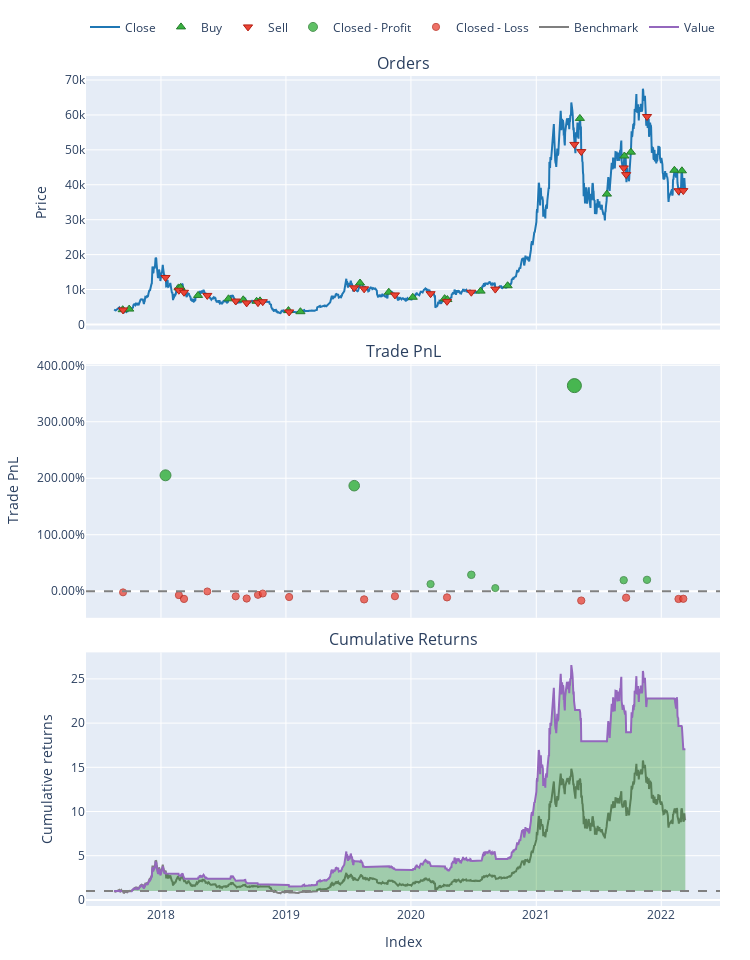

Notebook source saved alongside this figure:
### Code cell
port.plot().show()

### Figure 1 — Plotly figure (JSON) as saved in the notebook; plotly's stock layout.template omitted (floating-point values rounded to 4 significant figures; data arrays with more than 128 entries replaced by an {"elided": "..."} marker saying what was removed)
{"data": [{"legendgroup": "0", "line": {"color": "#1f77b4"}, "name": "Close", "showlegend": true, "type": "scatter", "uid": "d087291f-300a-413d-9121-c4a10a7c9d10", "x": {"elided": "1669 str values"}, "xaxis": "x", "y": {"elided": "1669 float values"}, "yaxis": "y"}, {"customdata": [[0, 23.64, 249.4], [2, 22.26, 244.3], [4, 28.45, 744.3], [6, 26.15, 692.6], [8, 28.86, 598.7], [10, 32.52, 596.4], [12, 30.77, 542.3], [14, 28.49, 472.3], [16, 26.16, 442.0], [18, 42.75, 423.7], [20, 41.79, 380.4], [22, 36.74, 1089.0], [24, 40.37, 931.4], [26, 43.65, 848.7], [28, 51.8, 955.6], [30, 47.81, 851.0], [32, 46.0, 1097.0], [34, 41.79, 1157.0], [36, 36.33, 5360.0], [38, 47.94, 4475.0], [40, 44.33, 5346.0], [42, 38.35, 4732.0], [44, 51.48, 5682.0], [46, 44.57, 4903.0]], "hovertemplate": "Order Id: %{customdata[0]}<br>Timestamp: %{x}<br>Price: %{y}<br>Size: %{customdata[1]:.6f}<br>Fees: %{customdata[2]:.6f}", "legendgroup": "1", "marker": {"color": "#37B13F", "line": {"color": "rgb(38,123,44)", "width": 1}, "size": 8, "symbol": "triangle-up"}, "mode": "markers", "name": "Buy", "type": "scatter", "uid": "3ea9aeef-8fa5-4969-8f92-961df2fc2591", "x": ["2017-09-11T07:00:00", "2017-09-30T07:00:00", "2018-02-21T07:00:00", "2018-02-27T07:00:00", "2018-04-19T07:00:00", "2018-07-17T07:00:00", "2018-08-29T07:00:00", "2018-10-07T07:00:00", "2018-10-17T07:00:00", "2019-01-08T07:00:00", "2019-02-12T07:00:00", "2019-08-05T07:00:00", "2019-10-28T07:00:00", "2020-01-06T07:00:00", "2020-04-08T07:00:00", "2020-04-16T07:00:00", "2020-07-22T07:00:00", "2020-10-09T07:00:00", "2021-05-08T07:00:00", "2021-07-26T07:00:00", "2021-09-15T07:00:00", "2021-10-04T07:00:00", "2022-02-08T07:00:00", "2022-03-02T07:00:00"], "xaxis": "x", "y": [4219.0, 4389.0, 10460.0, 10600.0, 8299.0, 7336.0, 7049.0, 6632.0, 6758.0, 3965.0, 3641.0, 11860.0, 9228.0, 7777.0, 7380.0, 7120.0, 9542.0, 11080.0, 59010.0, 37330.0, 48240.0, 49350.0, 44150.0, 44000.0], "yaxis": "y"}, {"customdata": [[1, 23.64, 245.5], [3, 22.26, 748.0], [5, 28.45, 696.1], [7, 26.15, 601.7], [9, 28.86, 599.4], [11, 32.52, 545.0], [13, 30.77, 474.6], [15, 28.49, 444.2], [17, 26.16, 425.9], [19, 42.75, 382.3], [21, 41.79, 1095.0], [23, 36.74, 936.1], [25, 40.37, 852.9], [27, 43.65, 960.4], [29, 51.8, 855.2], [31, 47.81, 1103.0], [33, 46.0, 1163.0], [35, 41.79, 5387.0], [37, 36.33, 4497.0], [39, 47.94, 5373.0], [41, 44.33, 4755.0], [43, 38.35, 5711.0], [45, 51.48, 4928.0], [47, 44.57, 4270.0]], "hovertemplate": "Order Id: %{customdata[0]}<br>Timestamp: %{x}<br>Price: %{y}<br>Size: %{customdata[1]:.6f}<br>Fees: %{customdata[2]:.6f}", "legendgroup": "2", "marker": {"color": "#EA4335", "line": {"color": "rgb(181,31,18)", "width": 1}, "size": 8, "symbol": "triangle-down"}, "mode": "markers", "name": "Sell", "type": "scatter", "uid": "5ccae022-1a2f-4f2a-8b12-39fca49d3961", "x": ["2017-09-12T07:00:00", "2018-01-14T07:00:00", "2018-02-22T07:00:00", "2018-03-09T07:00:00", "2018-05-16T07:00:00", "2018-08-07T07:00:00", "2018-09-08T07:00:00", "2018-10-11T07:00:00", "2018-10-25T07:00:00", "2019-01-10T07:00:00", "2019-07-19T07:00:00", "2019-08-17T07:00:00", "2019-11-15T07:00:00", "2020-02-27T07:00:00", "2020-04-15T07:00:00", "2020-06-25T07:00:00", "2020-09-03T07:00:00", "2021-04-22T07:00:00", "2021-05-12T07:00:00", "2021-09-13T07:00:00", "2021-09-20T07:00:00", "2021-11-20T07:00:00", "2022-02-20T07:00:00", "2022-03-06T07:00:00"], "xaxis": "x", "y": [4153.0, 13440.0, 9787.0, 9204.0, 8309.0, 6703.0, 6170.0, 6237.0, 6512.0, 3577.0, 10480.0, 10190.0, 8451.0, 8801.0, 6605.0, 9226.0, 10120.0, 51560.0, 49510.0, 44830.0, 42910.0, 59560.0, 38290.0, 38320.0], "yaxis": "y"}, {"customdata": [[1, 1, 200500.0, 2.052], [10, 10, 284300.0, 1.868], [13, 13, 42880.0, 0.1263], [15, 15, 98760.0, 0.2902], [16, 16, 24120.0, 0.05496], [17, 17, 1685000.0, 3.64], [19, 19, 349600.0, 0.1953], [21, 21, 381200.0, 0.2014]], "hovertemplate": "Exit Trade Id: %{customdata[0]}<br>Position Id: %{customdata[1]}<br>Exit Timestamp: %{x}<br>PnL: %{customdata[2]:.6f}<br>Return: %{customdata[3]:.2%}", "legendgroup": "3", "marker": {"color": "#37B13F", "line": {"color": "rgb(38,123,44)", "width": 1}, "opacity": [0.8345, 0.8269, 0.7551, 0.7618, 0.7521, 0.9, 0.7579, 0.7582], "size": [10.94, 10.59, 7.236, 7.551, 7.099, 14, 7.369, 7.38], "symbol": "circle"}, "mode": "markers", "name": "Closed - Profit", "type": "scatter", "uid": "446ee83c-8eea-426c-a012-3ac1501e8946", "x": ["2018-01-14T07:00:00", "2019-07-19T07:00:00", "2020-02-27T07:00:00", "2020-06-25T07:00:00", "2020-09-03T07:00:00", "2021-04-22T07:00:00", "2021-09-13T07:00:00", "2021-11-20T07:00:00"], "xaxis": "x2", "y": [2.052, 1.868, 0.1263, 0.2902, 0.05496, 3.64, 0.1953, 0.2014], "yaxis": "y2"}, {"customdata": [[0, 0, -2048.0, -0.02053], [2, 2, -20710.0, -0.06956], [3, 3, -37680.0, -0.136], [4, 4, -895.7, -0.00374], [5, 5, -21710.0, -0.091], [6, 6, -28070.0, -0.1294], [7, 7, -12160.0, -0.06437], [8, 8, -7302.0, -0.04131], [9, 9, -17400.0, -0.1026], [11, 11, -63310.0, -0.1453], [12, 12, -33180.0, -0.08905], [14, 14, -41950.0, -0.1098], [18, 18, -355100.0, -0.1656], [20, 20, -246500.0, -0.1153], [22, 22, -312400.0, -0.1374], [23, 23, -262200.0, -0.1337]], "hovertemplate": "Exit Trade Id: %{customdata[0]}<br>Position Id: %{customdata[1]}<br>Exit Timestamp: %{x}<br>PnL: %{customdata[2]:.6f}<br>Return: %{customdata[3]:.2%}", "legendgroup": "4", "marker": {"color": "#EA4335", "line": {"color": "rgb(181,31,18)", "width": 1}, "opacity": [0.7507, 0.7527, 0.7555, 0.75, 0.7536, 0.7552, 0.7525, 0.7515, 0.7541, 0.7558, 0.7535, 0.7544, 0.7567, 0.7546, 0.7555, 0.7554], "size": [7.032, 7.127, 7.255, 7, 7.168, 7.242, 7.117, 7.072, 7.19, 7.272, 7.164, 7.204, 7.312, 7.215, 7.257, 7.25], "symbol": "circle"}, "mode": "markers", "name": "Closed - Loss", "type": "scatter", "uid": "36fa4e9c-aed4-47e4-bc38-76e66b763c47", "x": ["2017-09-12T07:00:00", "2018-02-22T07:00:00", "2018-03-09T07:00:00", "2018-05-16T07:00:00", "2018-08-07T07:00:00", "2018-09-08T07:00:00", "2018-10-11T07:00:00", "2018-10-25T07:00:00", "2019-01-10T07:00:00", "2019-08-17T07:00:00", "2019-11-15T07:00:00", "2020-04-15T07:00:00", "2021-05-12T07:00:00", "2021-09-20T07:00:00", "2022-02-20T07:00:00", "2022-03-06T07:00:00"], "xaxis": "x2", "y": [-0.02053, -0.06956, -0.136, -0.00374, -0.091, -0.1294, -0.06437, -0.04131, -0.1026, -0.1453, -0.08905, -0.1098, -0.1656, -0.1153, -0.1374, -0.1337], "yaxis": "y2"}, {"legendgroup": "5", "line": {"color": "#7f7f7f"}, "name": "Benchmark", "showlegend": true, "type": "scatter", "uid": "976da9ab-52f2-448a-b7ad-216e0eff7770", "x": {"elided": "1669 str values"}, "xaxis": "x3", "y": {"elided": "1669 float values"}, "yaxis": "y3"}, {"hoverinfo": "skip", "legendgroup": "6", "line": {"color": "rgba(0, 0, 0, 0)", "width": 0}, "opacity": 0, "showlegend": false, "type": "scatter", "uid": "8319595a-5a9a-4ad4-b220-b6828eb3911f", "x": {"elided": "1669 str values"}, "xaxis": "x3", "y": {"elided": "1669 int values"}, "yaxis": "y3"}, {"connectgaps": false, "fill": "tonexty", "fillcolor": "rgba(0, 128, 0, 0.3)", "hoverinfo": "skip", "legendgroup": "6", "line": {"color": "rgba(0, 0, 0, 0)", "width": 0}, "opacity": 0, "showlegend": false, "type": "scatter", "uid": "adea72f5-d427-444f-9f56-f66c5c8a794f", "x": {"elided": "1669 str values"}, "xaxis": "x3", "y": {"elided": "1669 float values"}, "yaxis": "y3"}, {"hoverinfo": "skip", "legendgroup": "6", "line": {"color": "rgba(0, 0, 0, 0)", "width": 0}, "opacity": 0, "showlegend": false, "type": "scatter", "uid": "95cb59eb-5c86-45e6-ba81-da14b227102d", "x": {"elided": "1669 str values"}, "xaxis": "x3", "y": {"elided": "1669 int values"}, "yaxis": "y3"}, {"connectgaps": false, "fill": "tonexty", "fillcolor": "rgba(255, 0, 0, 0.3)", "hoverinfo": "skip", "legendgroup": "6", "line": {"color": "rgba(0, 0, 0, 0)", "width": 0}, "opacity": 0, "showlegend": false, "type": "scatter", "uid": "815b2da6-f22a-4e8f-9aca-ce360a4f9d3f", "x": {"elided": "1669 str values"}, "xaxis": "x3", "y": {"elided": "1669 float values"}, "yaxis": "y3"}, {"legendgroup": "7", "line": {"color": "#9467bd"}, "name": "Value", "showlegend": true, "type": "scatter", "uid": "59507113-6671-4bb1-95d8-d256be80edc4", "x": {"elided": "1669 str values"}, "xaxis": "x3", "y": {"elided": "1669 float values"}, "yaxis": "y3"}, {"hoverinfo": "skip", "legendgroup": "6", "line": {"color": "rgba(0, 0, 0, 0)", "width": 0}, "opacity": 0, "showlegend": false, "type": "scatter", "uid": "41544947-6862-4d0f-8d5e-c3fa9808ee5a", "x": {"elided": "1669 str values"}, "xaxis": "x3", "y": {"elided": "1669 int values"}, "yaxis": "y3"}], "layout": {"annotations": [{"font": {"size": 16}, "showarrow": false, "text": "Orders", "x": 0.5, "xanchor": "center", "xref": "paper", "y": 1, "yanchor": "bottom", "yref": "paper"}, {"font": {"size": 16}, "showarrow": false, "text": "Trade PnL", "x": 0.5, "xanchor": "center", "xref": "paper", "y": 0.6528, "yanchor": "bottom", "yref": "paper"}, {"font": {"size": 16}, "showarrow": false, "text": "Cumulative Returns", "x": 0.5, "xanchor": "center", "xref": "paper", "y": 0.3056, "yanchor": "bottom", "yref": "paper"}], "height": 960, "legend": {"orientation": "h", "traceorder": "normal", "x": 1, "xanchor": "right", "y": 1.042, "yanchor": "bottom"}, "margin": {"b": 30, "l": 30, "r": 30, "t": 30}, "shapes": [{"line": {"color": "gray", "dash": "dash"}, "type": "line", "x0": 0, "x1": 1, "xref": "paper", "y0": 0, "y1": 0, "yref": "y2"}, {"line": {"color": "gray", "dash": "dash"}, "type": "line", "x0": 0, "x1": 1, "xref": "paper", "y0": 1, "y1": 1, "yref": "y3"}], "showlegend": true, "width": 750, "xaxis": {"anchor": "y", "domain": [0, 1], "matches": "x3", "showticklabels": false}, "xaxis2": {"anchor": "y2", "domain": [0, 1], "matches": "x3", "showticklabels": false}, "xaxis3": {"anchor": "y3", "domain": [0, 1], "title": {"text": "Index"}}, "yaxis": {"anchor": "x", "domain": [0.6944, 1], "title": {"text": "Price"}}, "yaxis2": {"anchor": "x2", "domain": [0.3472, 0.6528], "tickformat": ".2%", "title": {"text": "Trade PnL"}}, "yaxis3": {"anchor": "x3", "domain": [0, 0.3056], "title": {"text": "Cumulative returns"}}}}
